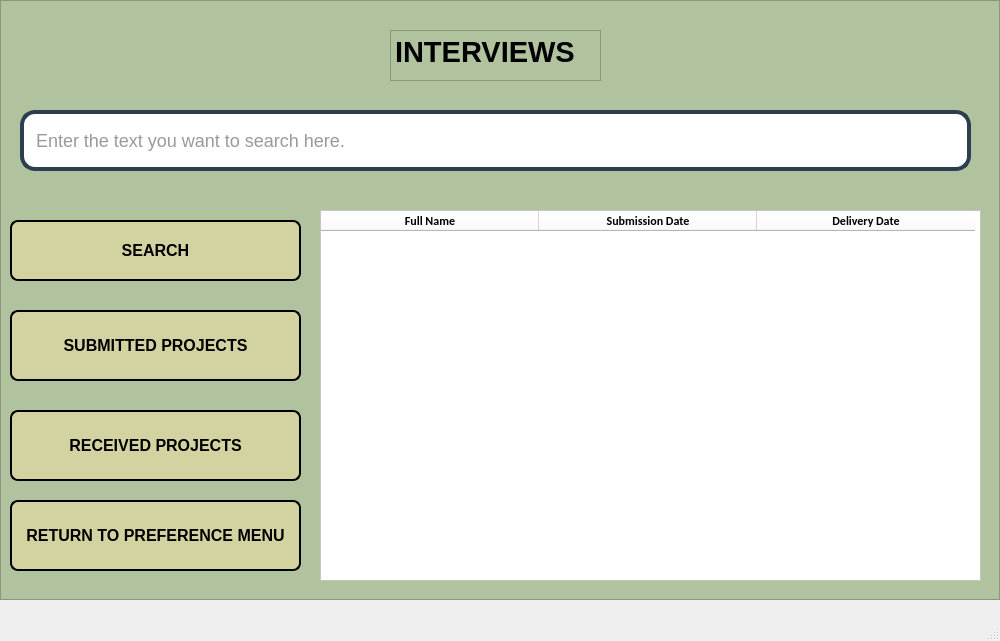
<?xml version="1.0" encoding="UTF-8"?>
<ui version="4.0">
 <class>MainWindow</class>
 <widget class="QMainWindow" name="MainWindow">
  <property name="geometry">
   <rect>
    <x>0</x>
    <y>0</y>
    <width>1000</width>
    <height>641</height>
   </rect>
  </property>
  <property name="windowTitle">
   <string>MainWindow</string>
  </property>
  <widget class="QWidget" name="centralwidget">
   <widget class="QFrame" name="frame_Interviews">
    <property name="geometry">
     <rect>
      <x>0</x>
      <y>0</y>
      <width>1000</width>
      <height>600</height>
     </rect>
    </property>
    <property name="styleSheet">
     <string notr="true">background-color:rgb(177, 194, 158)</string>
    </property>
    <property name="frameShape">
     <enum>QFrame::StyledPanel</enum>
    </property>
    <property name="frameShadow">
     <enum>QFrame::Raised</enum>
    </property>
    <widget class="QPushButton" name="pushButton_Search">
     <property name="geometry">
      <rect>
       <x>10</x>
       <y>220</y>
       <width>291</width>
       <height>61</height>
      </rect>
     </property>
     <property name="styleSheet">
      <string notr="true">
QPushButton {
    font-size: 16px;
    font-weight: bold;
    font-family: Arial;
    color: black; /* Siyah yazı rengi */
    background-color: #d3d3a1; /* Sarıya yakın gri arka plan rengi */
    border-radius: 8px; /* Köşe yuvarlama */
    padding: 8px; /* Küçük padding */
    border: 2px solid black; /* İnce siyah çerçeve */
    
    /* Gölgelendirme eklemek için: */
    box-shadow: 3px 3px 6px rgba(0, 0, 0, 0.3); /* Gölgenin boyutu ve rengi */
}

QPushButton:hover {
    background-color: #b0b072; /* Hover durumunda daha koyu sarımsı gri */
    /* Hover durumunda gölgeyi değiştirmek için */
    box-shadow: 5px 5px 10px rgba(0, 0, 0, 0.5); /* Hover sırasında daha belirgin gölge */
}</string>
     </property>
     <property name="text">
      <string>SEARCH</string>
     </property>
    </widget>
    <widget class="QPushButton" name="pushButton_Submitted_Projects">
     <property name="geometry">
      <rect>
       <x>10</x>
       <y>310</y>
       <width>291</width>
       <height>71</height>
      </rect>
     </property>
     <property name="styleSheet">
      <string notr="true">
QPushButton {
    font-size: 16px;
    font-weight: bold;
    font-family: Arial;
    color: black; /* Siyah yazı rengi */
    background-color: #d3d3a1; /* Sarıya yakın gri arka plan rengi */
    border-radius: 8px; /* Köşe yuvarlama */
    padding: 8px; /* Küçük padding */
    border: 2px solid black; /* İnce siyah çerçeve */
    
    /* Gölgelendirme eklemek için: */
    box-shadow: 3px 3px 6px rgba(0, 0, 0, 0.3); /* Gölgenin boyutu ve rengi */
}

QPushButton:hover {
    background-color: #b0b072; /* Hover durumunda daha koyu sarımsı gri */
    /* Hover durumunda gölgeyi değiştirmek için */
    box-shadow: 5px 5px 10px rgba(0, 0, 0, 0.5); /* Hover sırasında daha belirgin gölge */
}</string>
     </property>
     <property name="text">
      <string>SUBMITTED PROJECTS</string>
     </property>
    </widget>
    <widget class="QLineEdit" name="lineEdit_Interviews">
     <property name="geometry">
      <rect>
       <x>20</x>
       <y>110</y>
       <width>951</width>
       <height>61</height>
      </rect>
     </property>
     <property name="styleSheet">
      <string notr="true">QLineEdit {
    font-size: 18px;
    font-family: Arial;
    color: #333;
    background-color: #fff;
    border: 4px solid #2c3e50;
    border-radius: 15px;
    padding: 10px;
    box-shadow: 5px 5px 10px rgba(0, 0, 0, 0.5);
}
QLineEdit:placeholder {
    color: rgba(150, 150, 150, 0.8);
    font-style: italic;
}</string>
     </property>
     <property name="placeholderText">
      <string>Enter the text you want to search here.</string>
     </property>
    </widget>
    <widget class="QPushButton" name="pushButton_Return_To_Preference_Menu">
     <property name="geometry">
      <rect>
       <x>10</x>
       <y>500</y>
       <width>291</width>
       <height>71</height>
      </rect>
     </property>
     <property name="styleSheet">
      <string notr="true">
QPushButton {
    font-size: 16px;
    font-weight: bold;
    font-family: Arial;
    color: black; /* Siyah yazı rengi */
    background-color: #d3d3a1; /* Sarıya yakın gri arka plan rengi */
    border-radius: 8px; /* Köşe yuvarlama */
    padding: 8px; /* Küçük padding */
    border: 2px solid black; /* İnce siyah çerçeve */
    
    /* Gölgelendirme eklemek için: */
    box-shadow: 3px 3px 6px rgba(0, 0, 0, 0.3); /* Gölgenin boyutu ve rengi */
}

QPushButton:hover {
    background-color: #b0b072; /* Hover durumunda daha koyu sarımsı gri */
    /* Hover durumunda gölgeyi değiştirmek için */
    box-shadow: 5px 5px 10px rgba(0, 0, 0, 0.5); /* Hover sırasında daha belirgin gölge */
}</string>
     </property>
     <property name="text">
      <string>RETURN TO PREFERENCE MENU</string>
     </property>
    </widget>
    <widget class="QPushButton" name="pushButton_Received_Projects">
     <property name="geometry">
      <rect>
       <x>10</x>
       <y>410</y>
       <width>291</width>
       <height>71</height>
      </rect>
     </property>
     <property name="styleSheet">
      <string notr="true">
QPushButton {
    font-size: 16px;
    font-weight: bold;
    font-family: Arial;
    color: black; /* Siyah yazı rengi */
    background-color: #d3d3a1; /* Sarıya yakın gri arka plan rengi */
    border-radius: 8px; /* Köşe yuvarlama */
    padding: 8px; /* Küçük padding */
    border: 2px solid black; /* İnce siyah çerçeve */
    
    /* Gölgelendirme eklemek için: */
    box-shadow: 3px 3px 6px rgba(0, 0, 0, 0.3); /* Gölgenin boyutu ve rengi */
}

QPushButton:hover {
    background-color: #b0b072; /* Hover durumunda daha koyu sarımsı gri */
    /* Hover durumunda gölgeyi değiştirmek için */
    box-shadow: 5px 5px 10px rgba(0, 0, 0, 0.5); /* Hover sırasında daha belirgin gölge */
}</string>
     </property>
     <property name="text">
      <string>RECEIVED PROJECTS</string>
     </property>
    </widget>
    <widget class="QPushButton" name="pushButton_5">
     <property name="geometry">
      <rect>
       <x>120</x>
       <y>710</y>
       <width>131</width>
       <height>51</height>
      </rect>
     </property>
     <property name="styleSheet">
      <string notr="true">
QPushButton {
    font-size: 16px;
    font-weight: bold;
    font-family: Arial;
    color: black; /* Siyah yazı rengi */
    background-color: #d3d3a1; /* Sarıya yakın gri arka plan rengi */
    border-radius: 8px; /* Köşe yuvarlama */
    padding: 8px; /* Küçük padding */
    border: 2px solid black; /* İnce siyah çerçeve */
    
    /* Gölgelendirme eklemek için: */
    box-shadow: 3px 3px 6px rgba(0, 0, 0, 0.3); /* Gölgenin boyutu ve rengi */
}

QPushButton:hover {
    background-color: #b0b072; /* Hover durumunda daha koyu sarımsı gri */
    /* Hover durumunda gölgeyi değiştirmek için */
    box-shadow: 5px 5px 10px rgba(0, 0, 0, 0.5); /* Hover sırasında daha belirgin gölge */
}</string>
     </property>
     <property name="text">
      <string>EXIT</string>
     </property>
    </widget>
    <widget class="QTableWidget" name="tableWidget_Interviews">
     <property name="geometry">
      <rect>
       <x>320</x>
       <y>210</y>
       <width>661</width>
       <height>371</height>
      </rect>
     </property>
     <property name="styleSheet">
      <string notr="true">background-color:rgb(255, 255, 255)</string>
     </property>
     <attribute name="horizontalHeaderDefaultSectionSize">
      <number>218</number>
     </attribute>
     <column>
      <property name="text">
       <string>Full Name</string>
      </property>
      <property name="font">
       <font>
        <family>Calibri</family>
        <pointsize>9</pointsize>
        <weight>75</weight>
        <bold>true</bold>
       </font>
      </property>
     </column>
     <column>
      <property name="text">
       <string>Submission Date</string>
      </property>
      <property name="font">
       <font>
        <family>Calibri</family>
        <pointsize>9</pointsize>
        <weight>75</weight>
        <bold>true</bold>
       </font>
      </property>
     </column>
     <column>
      <property name="text">
       <string>Delivery Date</string>
      </property>
      <property name="font">
       <font>
        <family>Calibri</family>
        <pointsize>9</pointsize>
        <weight>75</weight>
        <bold>true</bold>
       </font>
      </property>
     </column>
    </widget>
    <widget class="QTextBrowser" name="textBrowser_Interviews">
     <property name="geometry">
      <rect>
       <x>390</x>
       <y>30</y>
       <width>211</width>
       <height>51</height>
      </rect>
     </property>
     <property name="html">
      <string>&lt;!DOCTYPE HTML PUBLIC &quot;-//W3C//DTD HTML 4.0//EN&quot; &quot;http://www.w3.org/TR/REC-html40/strict.dtd&quot;&gt;
&lt;html&gt;&lt;head&gt;&lt;meta name=&quot;qrichtext&quot; content=&quot;1&quot; /&gt;&lt;style type=&quot;text/css&quot;&gt;
p, li { white-space: pre-wrap; }
&lt;/style&gt;&lt;/head&gt;&lt;body style=&quot; font-family:'MS Shell Dlg 2'; font-size:8.25pt; font-weight:400; font-style:normal;&quot;&gt;
&lt;p style=&quot; margin-top:0px; margin-bottom:0px; margin-left:0px; margin-right:0px; -qt-block-indent:0; text-indent:0px;&quot;&gt;&lt;span style=&quot; font-size:22pt; font-weight:600;&quot;&gt;INTERVIEWS&lt;/span&gt;&lt;/p&gt;&lt;/body&gt;&lt;/html&gt;</string>
     </property>
    </widget>
   </widget>
  </widget>
  <widget class="QMenuBar" name="menubar">
   <property name="geometry">
    <rect>
     <x>0</x>
     <y>0</y>
     <width>1000</width>
     <height>21</height>
    </rect>
   </property>
  </widget>
  <widget class="QStatusBar" name="statusbar"/>
 </widget>
 <resources/>
 <connections/>
</ui>
